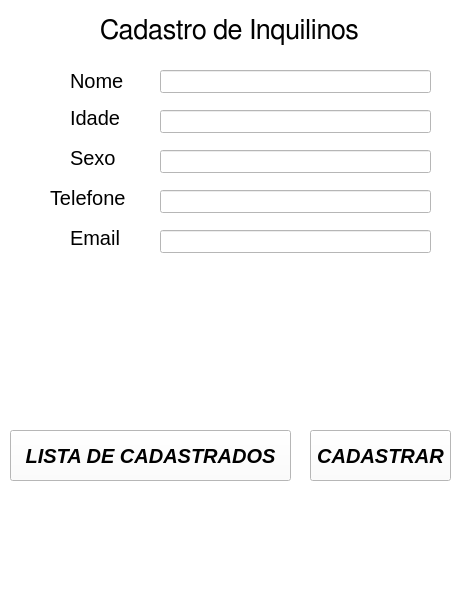
<?xml version="1.0" encoding="UTF-8"?>
<ui version="4.0">
 <class>Formulario</class>
 <widget class="QMainWindow" name="Formulario">
  <property name="geometry">
   <rect>
    <x>0</x>
    <y>0</y>
    <width>465</width>
    <height>600</height>
   </rect>
  </property>
  <property name="windowTitle">
   <string>Inscrição</string>
  </property>
  <property name="styleSheet">
   <string notr="true">background-color: rgb(255, 255, 255);</string>
  </property>
  <widget class="QWidget" name="centralwidget">
   <widget class="QLabel" name="label">
    <property name="geometry">
     <rect>
      <x>100</x>
      <y>10</y>
      <width>261</width>
      <height>41</height>
     </rect>
    </property>
    <property name="font">
     <font>
      <family>FreeSans</family>
      <pointsize>20</pointsize>
     </font>
    </property>
    <property name="text">
     <string>Cadastro de Inquilinos</string>
    </property>
   </widget>
   <widget class="QLabel" name="label_2">
    <property name="geometry">
     <rect>
      <x>70</x>
      <y>70</y>
      <width>71</width>
      <height>21</height>
     </rect>
    </property>
    <property name="font">
     <font>
      <pointsize>15</pointsize>
     </font>
    </property>
    <property name="text">
     <string>Nome</string>
    </property>
    <property name="indent">
     <number>0</number>
    </property>
   </widget>
   <widget class="QLabel" name="label_3">
    <property name="geometry">
     <rect>
      <x>70</x>
      <y>110</y>
      <width>59</width>
      <height>15</height>
     </rect>
    </property>
    <property name="font">
     <font>
      <pointsize>15</pointsize>
     </font>
    </property>
    <property name="text">
     <string>Idade</string>
    </property>
   </widget>
   <widget class="QLabel" name="label_4">
    <property name="geometry">
     <rect>
      <x>70</x>
      <y>150</y>
      <width>51</width>
      <height>16</height>
     </rect>
    </property>
    <property name="font">
     <font>
      <pointsize>15</pointsize>
     </font>
    </property>
    <property name="text">
     <string>Sexo</string>
    </property>
   </widget>
   <widget class="QLabel" name="label_5">
    <property name="geometry">
     <rect>
      <x>50</x>
      <y>190</y>
      <width>91</width>
      <height>16</height>
     </rect>
    </property>
    <property name="font">
     <font>
      <pointsize>15</pointsize>
     </font>
    </property>
    <property name="text">
     <string>Telefone</string>
    </property>
   </widget>
   <widget class="QLabel" name="label_6">
    <property name="geometry">
     <rect>
      <x>70</x>
      <y>230</y>
      <width>59</width>
      <height>15</height>
     </rect>
    </property>
    <property name="font">
     <font>
      <pointsize>15</pointsize>
     </font>
    </property>
    <property name="text">
     <string>Email</string>
    </property>
   </widget>
   <widget class="QLineEdit" name="lineEdit">
    <property name="geometry">
     <rect>
      <x>160</x>
      <y>70</y>
      <width>271</width>
      <height>23</height>
     </rect>
    </property>
    <property name="font">
     <font>
      <pointsize>12</pointsize>
     </font>
    </property>
   </widget>
   <widget class="QLineEdit" name="lineEdit_2">
    <property name="geometry">
     <rect>
      <x>160</x>
      <y>110</y>
      <width>271</width>
      <height>23</height>
     </rect>
    </property>
    <property name="font">
     <font>
      <pointsize>12</pointsize>
     </font>
    </property>
   </widget>
   <widget class="QLineEdit" name="lineEdit_3">
    <property name="geometry">
     <rect>
      <x>160</x>
      <y>150</y>
      <width>271</width>
      <height>23</height>
     </rect>
    </property>
    <property name="font">
     <font>
      <pointsize>12</pointsize>
     </font>
    </property>
   </widget>
   <widget class="QLineEdit" name="lineEdit_4">
    <property name="geometry">
     <rect>
      <x>160</x>
      <y>190</y>
      <width>271</width>
      <height>23</height>
     </rect>
    </property>
    <property name="font">
     <font>
      <pointsize>12</pointsize>
     </font>
    </property>
   </widget>
   <widget class="QLineEdit" name="lineEdit_5">
    <property name="geometry">
     <rect>
      <x>160</x>
      <y>230</y>
      <width>271</width>
      <height>23</height>
     </rect>
    </property>
    <property name="font">
     <font>
      <pointsize>12</pointsize>
     </font>
    </property>
   </widget>
   <widget class="QPushButton" name="pushButton">
    <property name="geometry">
     <rect>
      <x>310</x>
      <y>430</y>
      <width>141</width>
      <height>51</height>
     </rect>
    </property>
    <property name="font">
     <font>
      <pointsize>15</pointsize>
      <weight>75</weight>
      <italic>true</italic>
      <bold>true</bold>
     </font>
    </property>
    <property name="text">
     <string>CADASTRAR</string>
    </property>
   </widget>
   <widget class="QPushButton" name="pushButton_2">
    <property name="geometry">
     <rect>
      <x>10</x>
      <y>430</y>
      <width>281</width>
      <height>51</height>
     </rect>
    </property>
    <property name="font">
     <font>
      <pointsize>15</pointsize>
      <weight>75</weight>
      <italic>true</italic>
      <bold>true</bold>
     </font>
    </property>
    <property name="text">
     <string>LISTA DE CADASTRADOS</string>
    </property>
   </widget>
  </widget>
  <widget class="QMenuBar" name="menubar">
   <property name="geometry">
    <rect>
     <x>0</x>
     <y>0</y>
     <width>465</width>
     <height>20</height>
    </rect>
   </property>
  </widget>
  <widget class="QStatusBar" name="statusbar"/>
 </widget>
 <resources/>
 <connections/>
</ui>
